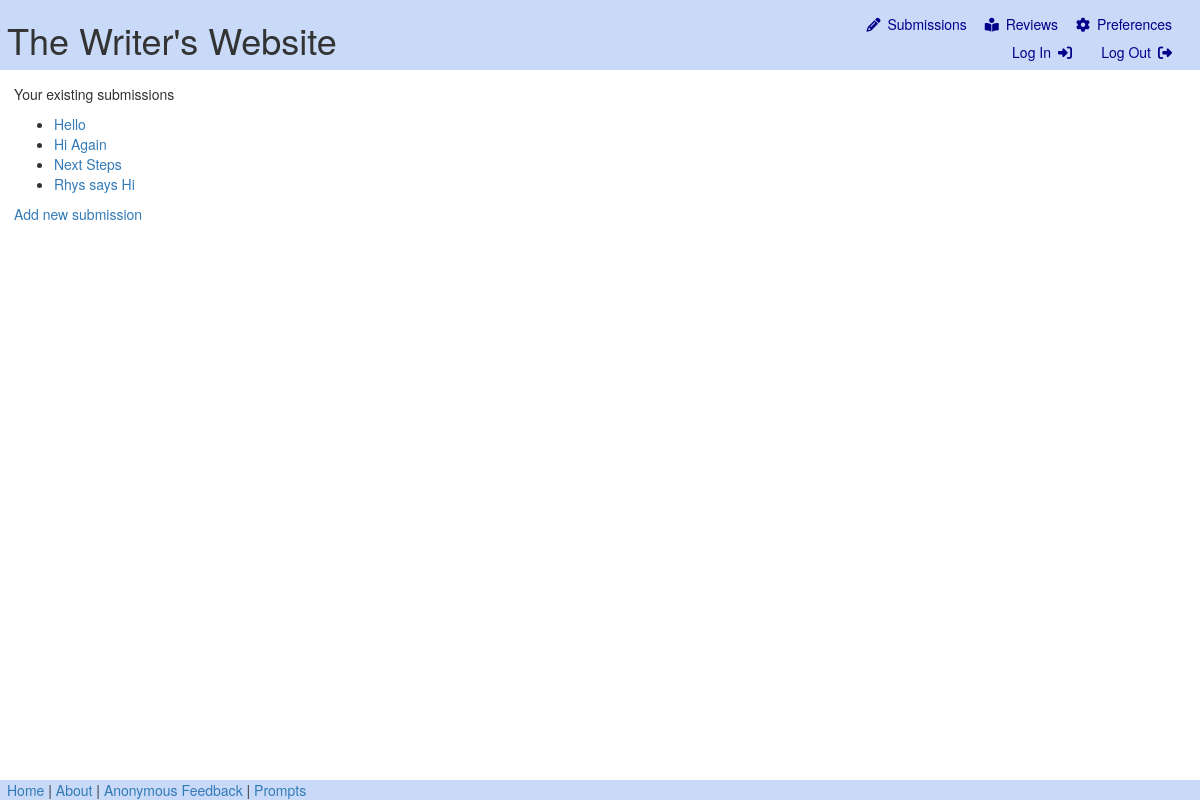
Page /submissions/ (signed in) on the earlier database version.
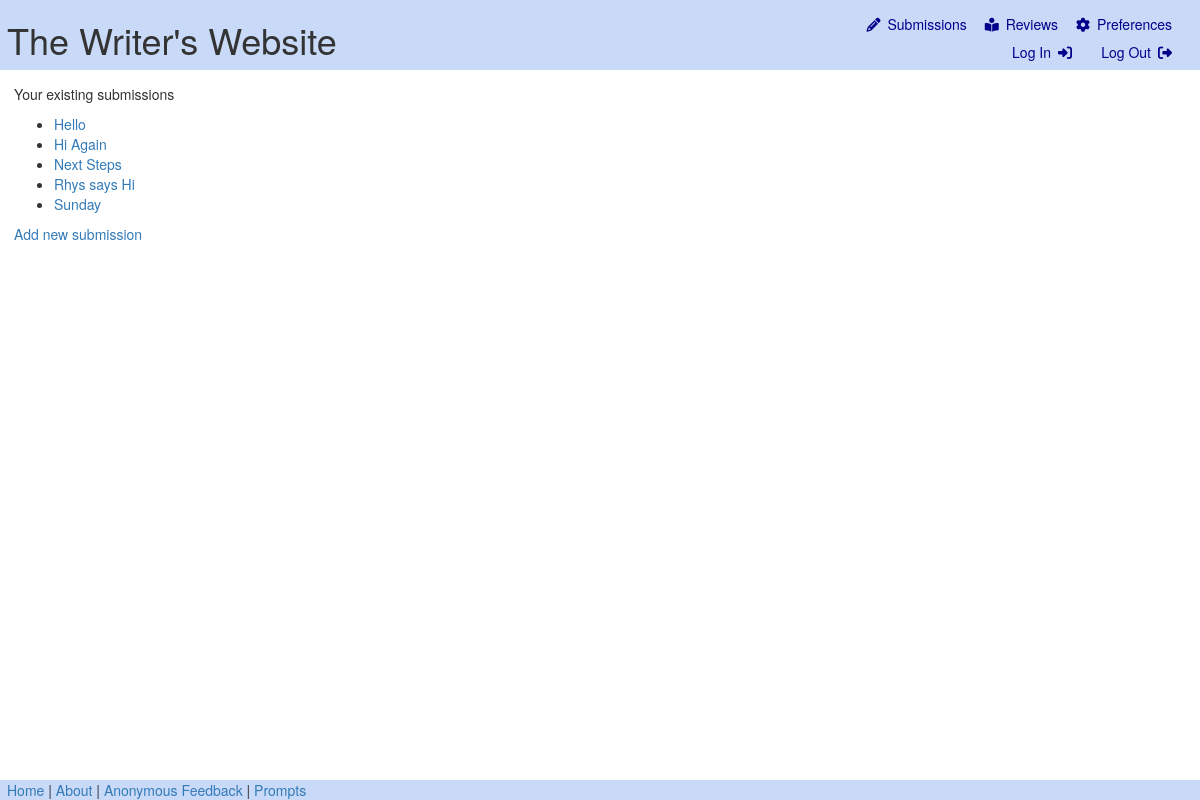
Same page on the later database version.
### submissions/models.py (models this page shows)
class Submission(models.Model):
	author_name = models.CharField(max_length=128, help_text= "You can write Anonymous, or a name/pseudonym if wanted")
	title = models.CharField(max_length=128)
	content = models.TextField()
	REVIEW_LENGTHS = (
		('5-10', "5-10 minutes"),
		('10-30', "10-30 minutes"),
		('30-60', "30-60 minutes"),
		('60+', "60 minutes +"),
	)
	review_time = models.CharField(max_length=10, choices=REVIEW_LENGTHS)
	min_review_count = models.IntegerField(validators=[MinValueValidator(1), MaxValueValidator(5)])
	max_review_count = models.IntegerField(validators=[MinValueValidator(1), MaxValueValidator(10)])
	message_to_reader = models.TextField()
	genre = models.ForeignKey(Genre, on_delete=models.CASCADE)
	writing_type = models.ForeignKey(WritingType, on_delete=models.CASCADE)
	theme = models.ForeignKey(Theme, on_delete=models.CASCADE)
	author = models.ForeignKey(User, on_delete=models.CASCADE)

### submissions/views.py (the view)
# urls.py: path('', views.index, name='index'),
def index(request):
    if request.user.is_authenticated == False:
        return redirect('/login')
    else:
        current_submission_list = Submission.objects.filter(author=request.user).order_by('title')
        context = {
            'current_submission_list': current_submission_list,
        }
        return render(request, 'submissions/index.html', context)

### submissions/templates/submissions/index.html
{% extends "base.html" %} {% block content %} {% if current_submission_list %}
<p>Your existing submissions</p>
<ul>
  {% for submission in current_submission_list %}
  <li>
    <a href="{% url 'submissions:detail' submission.id %}"
      >{{ submission.title }}</a
    >
  </li>
  {% endfor %}
</ul>
{% else %}
<p>You have no existing submissions</p>
{% endif %}
<a href="/submissions/new/">Add new submission</a>
{% endblock %}

### submissions/templates/base.html (shortened to what this page needs)
{% load static %}
<html>
  <head>
    <link
      rel="stylesheet"
      href="//maxcdn.bootstrapcdn.com/bootstrap/3.2.0/css/bootstrap.min.css"
    />
    <link
      rel="stylesheet"
      href="//maxcdn.bootstrapcdn.com/bootstrap/3.2.0/css/bootstrap-theme.min.css"
    />
    <link rel="stylesheet" href="{% static 'css/style.css' %}" />
  </head>
  <body>
    <header>
      <h1>The Writer's Website</h1>
      <div class="menu">
        <a class="submissions" href="{% url 'submissions:index' %}">Submissions</a>
        <a class="reviews" href="{% url 'reviews:list' %}">Reviews</a>
        <a class="preferences" href="{% url 'user_preferences:edit' %}">Preferences</a>
      </div>
      <div>
        <a class="logout" href="{% url 'logout' %}">Log Out</a>
        <a class="login" href="{% url 'login' %}">Log In</a>
      </div>
    </header>
    <div class="content">
      {% block content %}{% endblock %}
    </div>
    <footer>
      <a class="home" href="{% url 'home' %}">Home</a> |
      <a class="about" href="{% url 'about' %}">About</a> |
      <a class="anonymousfeedback" href="{% url 'anonymousfeedback' %}">Anonymous Feedback</a> |
      <a class="prompts" href="{% url 'prompts' %}">Prompts</a></footer>
  </body>
</html>

### submissions/static/css/style.css (style rules this page uses)
body { margin: 1em; padding-bottom: 1em; }
header, footer { position: fixed; width: 100%; background-color: rgb(200, 218, 248); left: 0; padding-left: 0.5em; }
header { top: 0; }
header .menu { position: fixed; right: 0; top: 0; padding: 1em; }
header .menu a, header .menu a:hover, header .logout { color: darkblue; padding-right: 1em; }
header .login { color: darkblue; padding-right: 1em; }
header .menu a:before { font-family: "FontAwesome"; padding-right: 0.5em; }
header .menu a.submissions:before { content: "\f303"; }
header .menu a.reviews:before { content: "\f5da"; }
header .menu a.preferences:before { content: "\f013"; }
header .logout { position: fixed; right: 0; top: 2em; padding: 1em; padding-right: 2em; }
header .login { position: fixed; right: 100; top: 2em; padding: 1em; padding-right: 2em; }
header .logout:after { font-family: "FontAwesome"; padding-left: 0.5em; content: "\f2f5"; }
header .login:after { font-family: "FontAwesome"; padding-left: 0.5em; content: "\f2f6"; }
.content { padding-top: 70px; }
footer { bottom: 0; }

Differences in the rows shown:
added Submission: title "Sunday"
